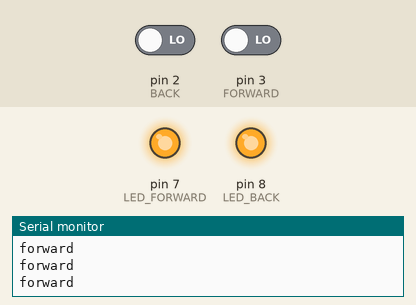
This sketch was run on a simulated Arduino Uno, built with avr-gcc and run on an emulated ATmega328P. Parts: output pins drawn as LEDs (lit = HIGH), the last lines printed to the serial monitor. The test bench sets the inputs (shaded band); at power-on: pin 2 (BACK) LOW, pin 3 (FORWARD) LOW.

Above: at 1.4 s.
1.5 s: pin 2 (BACK) driven HIGH
At 2.0 s:
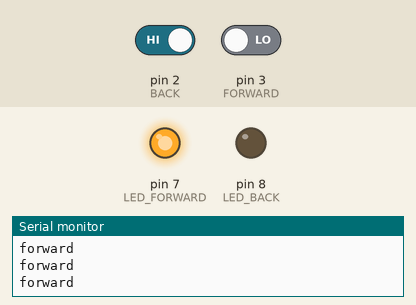
3.1 s: pin 3 (FORWARD) driven HIGH
At 4.4 s:
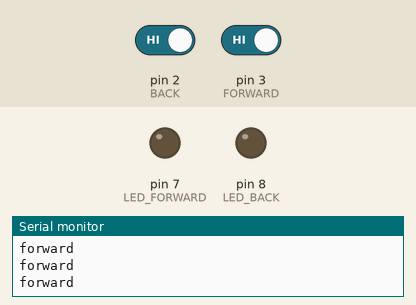
4.7 s: pin 2 (BACK) driven LOW
At 5.5 s:
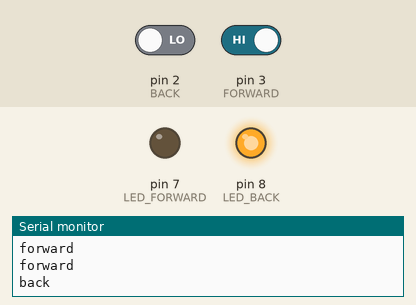
6.2 s: pin 3 (FORWARD) driven LOW
At 6.7 s:
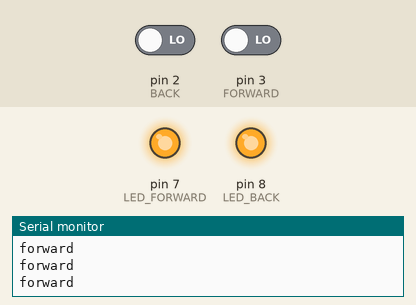
Timing chart, 0 to 8.7 s (numbered marks = the images above; inputs shaded):
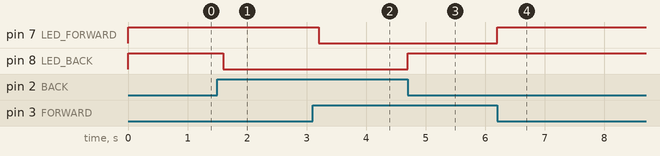

The sketch:

PresentationDriver.ino
```cpp
//INPUT
//You can change this with any digital input on Arduino
#define BACK 2
#define FORWARD 3

//OUTPUT
//You can change this with any digital output on Arduino
#define LED_BACK 8
#define LED_FORWARD 7

//SERIAL
#define SERIAL_RATE 9600
#define BACK_TEXT "back\n"
#define FORWARD_TEXT "forward\n"

//ANTIBOUNCE DELAY
#define ANTIBOUNCE 200

//EDGE TRIGGERED VAR
int lastBackState = 0;
int lastForwardState = 0;

void setup() {
  //start serial connection
  Serial.begin(9600);

  //configure input output pin
  pinMode(BACK, INPUT);
  pinMode(FORWARD, INPUT);
  pinMode(LED_BACK, OUTPUT);
  pinMode(LED_FORWARD, OUTPUT);
}

void loop() {
  //read all input and Invert it (Use pull-up resistor in scheme)
  int backVal = not digitalRead(BACK);
  int forwardVal = not digitalRead(FORWARD);

  //Put back led on when press back Button
  digitalWrite(LED_BACK, backVal);
  //Put forward led on when press forward Button
  digitalWrite(LED_FORWARD, forwardVal);

  //Check if press Back Button
  if (risingEdgeCheck(backVal, lastBackState)) {
    Serial.write(BACK_TEXT);
    delay(ANTIBOUNCE);
  }

  //Check if press Forward Button
  if (risingEdgeCheck(forwardVal, lastForwardState)) {
    Serial.write(FORWARD_TEXT);
    delay(ANTIBOUNCE);
  }
}


//Check if current value is risingEdge Mode
bool risingEdgeCheck(int currentValue, int& lastValue) {
  //Check if is front
  if (currentValue == lastValue) return;
  //Update last value
  lastValue = currentValue;
  //Return if is rising front
  return currentValue == HIGH;
}
```

Measured:
- after the input at 1.5 s, pin 8 (LED_BACK): HIGH → LOW after 0.10 s
- after the input at 3.1 s, pin 7 (LED_FORWARD): HIGH → LOW after 0.10 s
- after the input at 4.7 s, pin 8 (LED_BACK): LOW → HIGH at once
- after the input at 6.2 s, pin 7 (LED_FORWARD): LOW → HIGH at once
